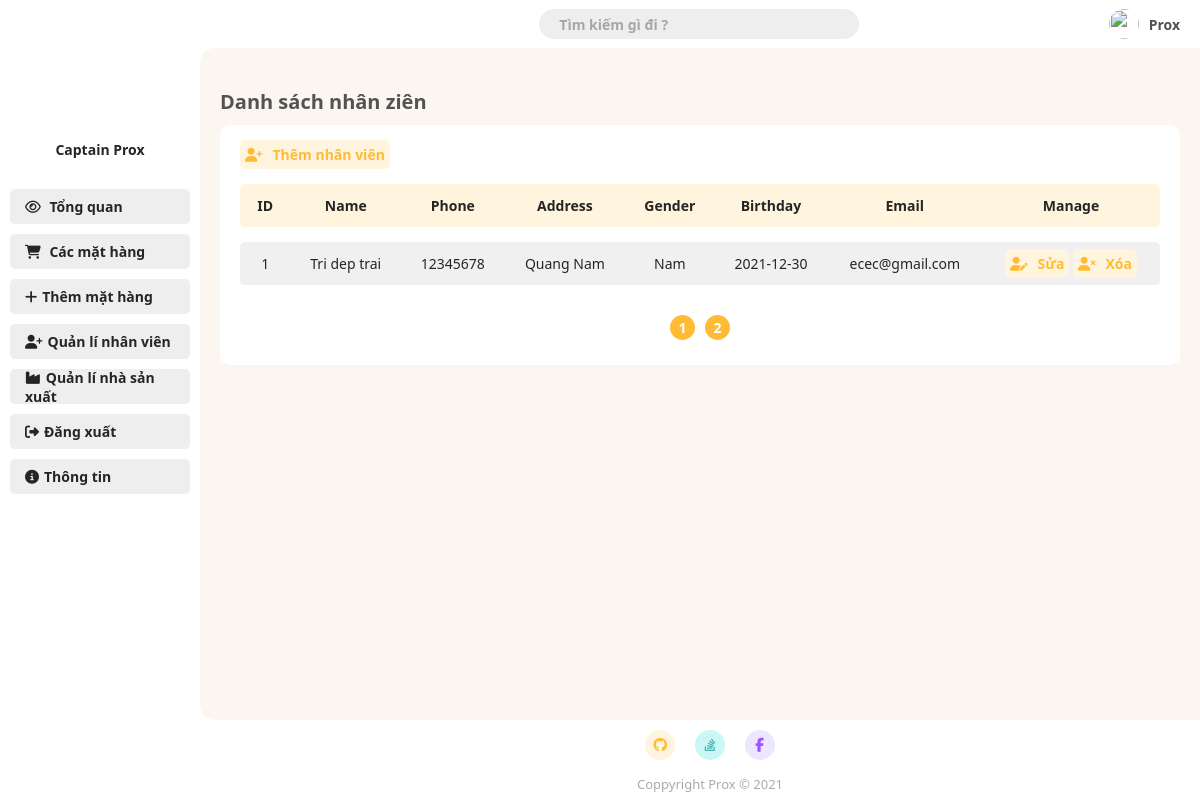
/Admin/page-4.php, run on an earlier commit of the app's database.
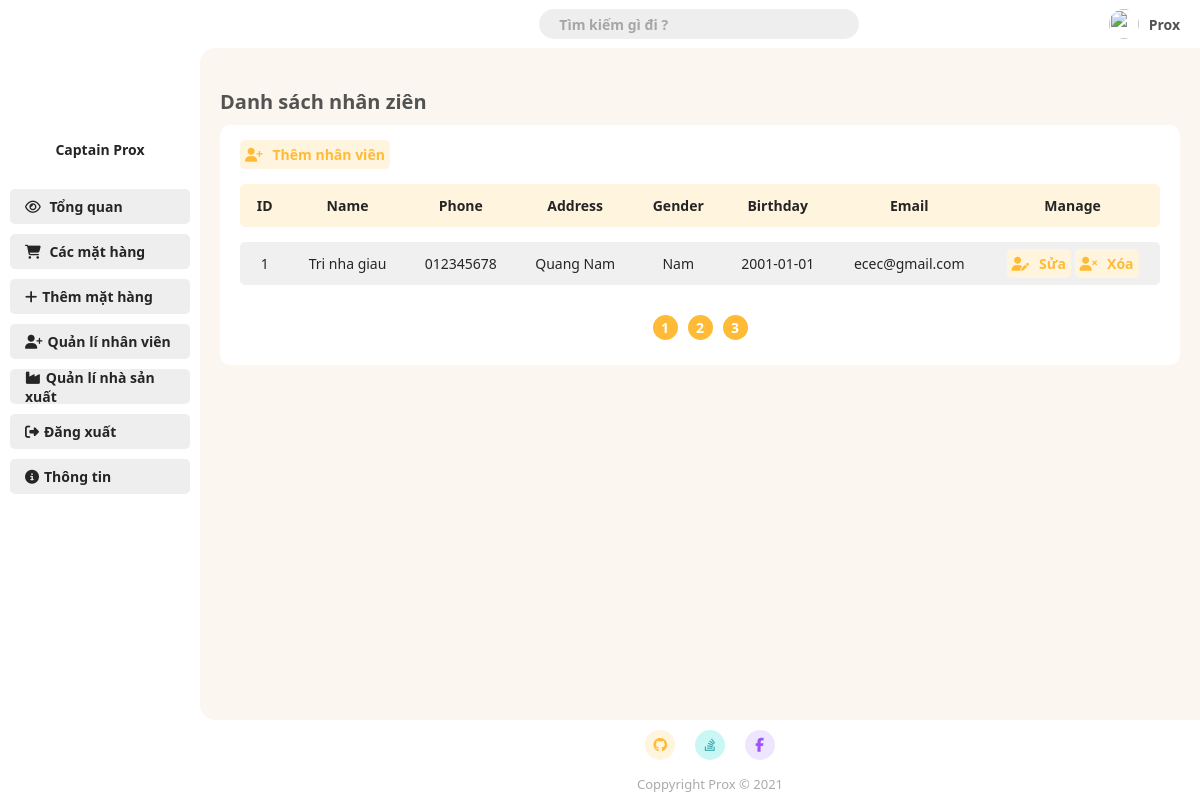
And on a later commit of the database.
### tables this page shows
CREATE TABLE `employee` (
  `id` int(11) NOT NULL,
  `name` varchar(20) NOT NULL,
  `phone` varchar(20) NOT NULL,
  `address` varchar(50) NOT NULL,
  `gender` bit(2) NOT NULL DEFAULT b'1',
  `dob` date NOT NULL,
  `email` varchar(20) NOT NULL,
  `password` varchar(50) NOT NULL,
  `level_id` int(11) NOT NULL,
  `token` varchar(50) NOT NULL
);

### Admin/page-4.php (the view, shortened to what this page needs)
<!DOCTYPE html>
<html lang="en">
<head>
    <link rel="stylesheet" href="./CSS/style.css?v=4.3">
</head>
<body>
        <?php
            require_once 'connect.php';
            $page = 1;
            $search = "";
            $number_of_post_query = "SELECT count(*) FROM employee WHERE (name like '%$search%') OR (id = '$search') OR (email LIKE '%$search%') OR (phone = '$search')";
            $post_array = mysqli_query($connect, $number_of_post_query);
            $result_array = mysqli_fetch_array($post_array);
            $number_of_post = $result_array['count(*)'];
            $number_post_per_page = 1;
            $number_of_page = ceil($number_of_post/$number_post_per_page);
            $number_of_skip_page = $number_post_per_page * ($page - 1);
            $querry = "SELECT * FROM employee WHERE (name like '%$search%') OR (id = '$search') OR (email LIKE '%$search%') OR (phone LIKE '$search') LIMIT $number_post_per_page OFFSET $number_of_skip_page ";
            $result = mysqli_query($connect, $querry);
        ?>
        <div class="grid-container">
            <div class="container-header">
                <?php require_once "./root/navbar.php"; ?>
            </div>
            <div class="container-menu">
                <?php require_once "./root/sidebar.php"; ?>
            </div>
            <div class="container-main">
                <h1 class="main-title">Danh sách nhân ziên</h1>
                <div class="add-new-item">
                    <a class="link-button" href="add_employee.php"><i class="fas fa-user-plus"></i>Thêm nhân viên</a>
                    <table class="styled-table">
                        <thead>
                            <tr>
                                <th>ID</th>
                                <th>Name</th>
                                <th>Phone</th>
                                <th>Address</th>
                                <th>Gender</th>
                                <th>Birthday</th>
                                <th>Email</th>
                                <th>Manage</th>
                            </tr>
                        </thead>
                        <tbody>
                            <?php foreach($result as $employee){ ?>
                                <tr>
                                    <td><?php echo $employee['id'] ?></td>
                                    <td><?php echo $employee['name'] ?></td>
                                    <td><?php echo $employee['phone'] ?></td>
                                    <td><?php echo $employee['address'] ?></td>
                                    <td>
                                        <?php
                                            if($employee['gender'] == 1){
                                                echo "Nam";
                                            }else{
                                                echo "Nữ";
                                            }
                                        ?>
                                    </td>
                                    <td><?php echo $employee['dob'] ?></td>
                                    <td><?php echo $employee['email'] ?></td>
                                    <td>
                                        <a class="link-button" href="edit_employee.php?id=<?php echo $employee['id'];?>"><i class="fas fa-user-edit"></i>Sửa</a>
                                        <a class="link-button" href="page-4.php?search=<?php echo $search; ?>&page=<?php echo $page; ?>&delete=<?php echo $employee['id']; ?>" onclick="return confirm('Đồng ý xóa <?= $employee['name']; ?> ?');"><i class="fas fa-user-times"></i>Xóa</a>
                                    </td>
                                </tr>
                            <?php } ?>
                        </tbody>
                    </table>
                    <div class="page_number_list">
                        <?php for($i = 1 ; $i<= $number_of_page ; $i++){?>
                            <div class="page_number">
                                <a href="?page=<?php echo $i; ?>&search=<?php echo $search; ?>">
                                    <?php echo $i; ?>
                                </a>
                            </div>
                        <?php } ?>
                    </div>
                </div>
            </div>
            <div class="container-footer">
                <?php require_once "./root/footer.php"; ?>
            </div>
        </div>
</body>
</html>

### Admin/root/navbar.php (shortened to what this page needs)
<!DOCTYPE html>
<html lang="en">
<head>
</head>
<body>
        <div class="header">
            <form action="" method="get" style="margin-right: auto; margin-left: auto;">
                <input name="search" type="search" placeholder="Tìm kiếm gì đi ?">
            </form>
            <ul class="header-menu">
                <li>
                    <img class="header-avt" src="https://i.ibb.co/gjYSPt9/97387265-911934715945271-6195268394929881088-o.jpg" alt="">
                </li>
                <li>
                    <a href="#">Prox</a>
                </li>
            </ul>
        </div>
</body>
</html>

### Admin/root/sidebar.php (shortened to what this page needs)
<!DOCTYPE html>
<html lang="en">
<head>
</head>
<body>
<div class="sidebar-menu">
  <div class="sidebar-header">
      <p class="menu-webname">Captain Prox</p>
  </div>
              <ul class="menu">
                <li class="menu-item">
                  <a href="./page-1.php" class="menu-link"><i class="far fa-eye"></i> <span>Tổng quan</span> </a>
                </li>
                <li class="menu-item">
                  <a href="./page-2.php" class="menu-link"><i class="fas fa-shopping-cart"></i> <span>Các mặt hàng</span></a>
                </li>
                <li class="menu-item">
                  <a href="./page-3.php" class="menu-link"><i class="fas fa-plus"></i><span>Thêm mặt hàng</span></a>
                </li>
                <li class="menu-item">
                  <a href="./page-4.php" class="menu-link"><i class="fas fa-user-plus"></i><span>Quản lí nhân viên</span></a>
                </li>
                <li class="menu-item">
                  <a href="./page-5.php" class="menu-link"><i class="fas fa-industry"></i><span>Quản lí nhà sản xuất</span></a>
                </li>
                <li class="menu-item">
                  <a href="./page-4.php" class="menu-link"><i class="fas fa-sign-out-alt"></i><span>Đăng xuất</span></a>
                </li>
                <li class="menu-item">
                  <a href="#" class="menu-link"><i class="fas fa-info-circle"></i><span>Thông tin</span></a>
                </li>
              </ul>
            </div>
</body>
</html>

### Admin/root/footer.php (shortened to what this page needs)
<!DOCTYPE html>
<html lang="en">
<head>
</head>
<body>
    <div class="footer-basic">
                    <footer>
                        <div class="social">
                            <a class="ogrange" href="#"><i class=" fab fa-github"></i></a>
                            <a class="green" href="#"><i class=" fab fa-stack-overflow"></i></a>
                            <a class="blue" href="#"><i class=" fab fa-facebook-f"></i></a>
                        </div>
                        <p class="copyright">Coppyright Prox © 2021</p>
                    </footer>
                </div>
</body>
</html>

What changed in the data, as far as the page shows it:
changed employee "Quang Nam": name "Tri dep trai" → "Tri nha giau"; phone "12345678" → "012345678"; dob "2021-12-30" → "2001-01-01"
Also different on the page:
new list line: "3"
